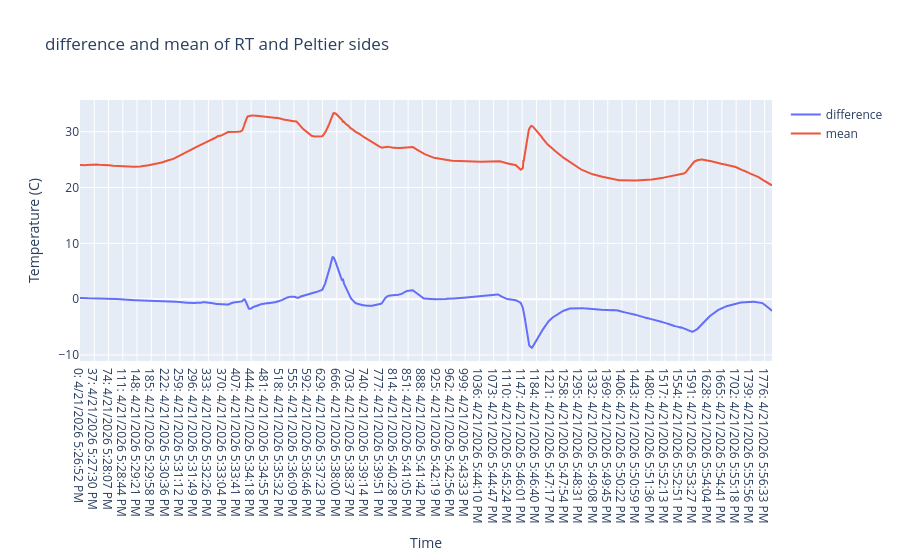

Notebook source saved alongside this figure:
### Code cell
import plotly.graph_objects as go
from ipywidgets import interact
import ipywidgets as widgets
from datetime import datetime
import matplotlib.cm as cm


merged_df['means'] = merged_df[['1000.1: CH1 Object', '1000.2: CH2 Object']].mean(axis=1)
merged_df['diff'] = merged_df['1000.2: CH2 Object'] - merged_df['1000.1: CH1 Object']

fig = go.Figure()
fig.add_trace(go.Scatter(x=merged_df.index.astype(str) + ': ' + merged_df['Time_str'], y=merged_df['diff'], mode='lines', name='difference'))
fig.add_trace(go.Scatter(x=merged_df.index.astype(str) + ': ' + merged_df['Time_str'], y=merged_df['means'], mode='lines', name='mean'))
fig.update_layout(
    title=f'difference and mean of RT and Peltier sides',
    xaxis_title='Time',
    yaxis_title='Temperature (C)'
)
fig.show()

### Figure 1 — Plotly figure (JSON) as saved in the notebook; plotly's stock layout.template omitted (floating-point values rounded to 4 significant figures; data arrays with more than 128 entries replaced by an {"elided": "..."} marker saying what was removed)
{"data": [{"mode": "lines", "name": "difference", "type": "scatter", "x": {"elided": "1796 str values"}, "y": {"elided": "1796 float values"}}, {"mode": "lines", "name": "mean", "type": "scatter", "x": {"elided": "1796 str values"}, "y": {"elided": "1796 float values"}}], "layout": {"title": {"text": "difference and mean of RT and Peltier sides"}, "xaxis": {"title": {"text": "Time"}}, "yaxis": {"title": {"text": "Temperature (C)"}}}}
